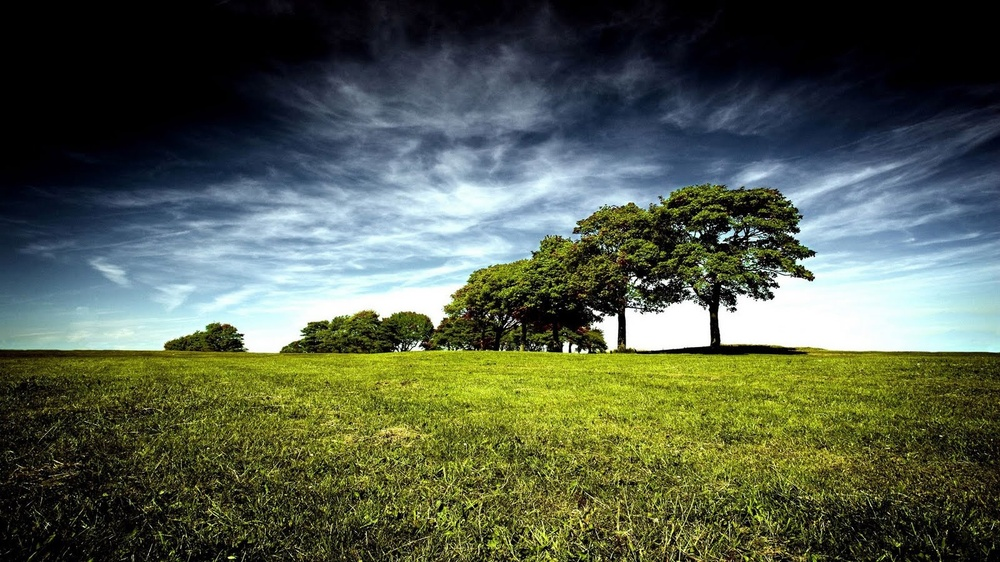
#> input picture image1.jpg, 1000 x 562 px, shrunk from 1600 x 900 before the run
$ python pca.py
#> lines starting #> are read from the running program, lines starting #| are printed output that depends on the picture
from sklearn.decomposition import PCA
import cv2

# give absolute path for image input
input = cv2.imread("image1.jpg")
#> input is the input picture: shape (562, 1000, 3); mean B, G, R 75.8, 93.3, 83.6

output = "compressedImages/"

for i in (5, 25, 50):
    pca = PCA(n_components=i)
    shape = input.shape
    reshaped_image = input.reshape(shape[0], shape[1]*shape[2])

    reduced_image = pca.fit_transform(reshaped_image)
    reconstructed_image = pca.inverse_transform(reduced_image)

    cv2.imwrite(output+"image"+str(i)+".jpg", reconstructed_image.reshape(shape))
#> this loop made 3 passes
#> pass 1, `reshaped_image = input.reshape(shape[0], shape[1]*shape[2])`:
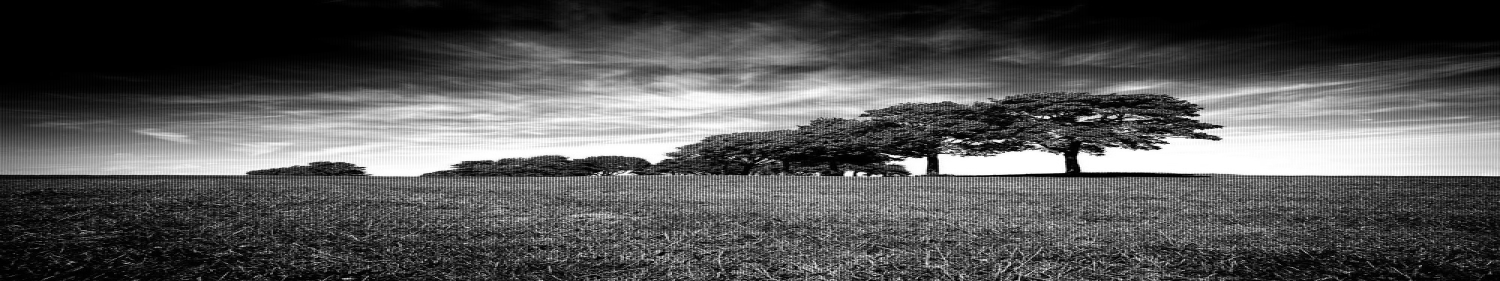
#> reshaped_image: shape (562, 3000) (shown at 1/2 size); min 0, max 255, mean 84.2
#> pass 1, `reconstructed_image = pca.inverse_transform(reduced_image)`:
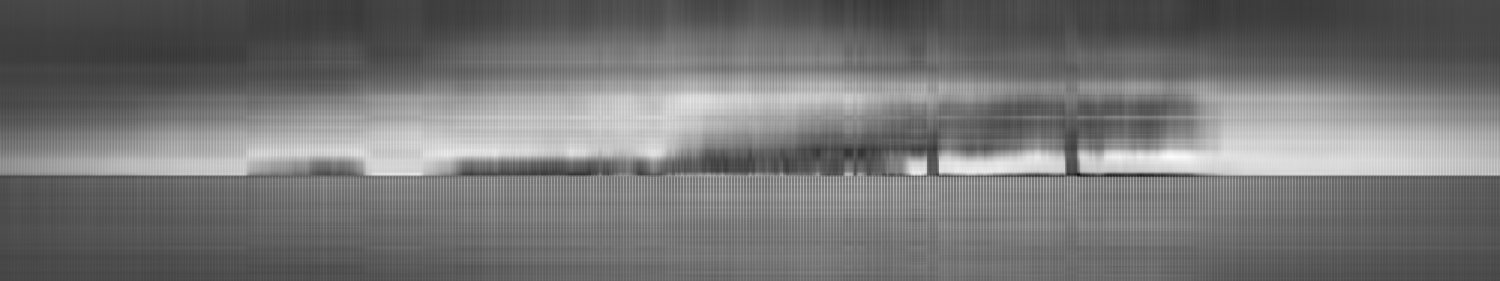
#> reconstructed_image: shape (562, 3000) float64 (shown at 1/2 size); min -112.9, max 319.6, mean 84.2; drawn with min black and max white
#> pass 1, `cv2.imwrite(output+"image"+str(i)+".jpg", reconstructed_image.reshape(..`:
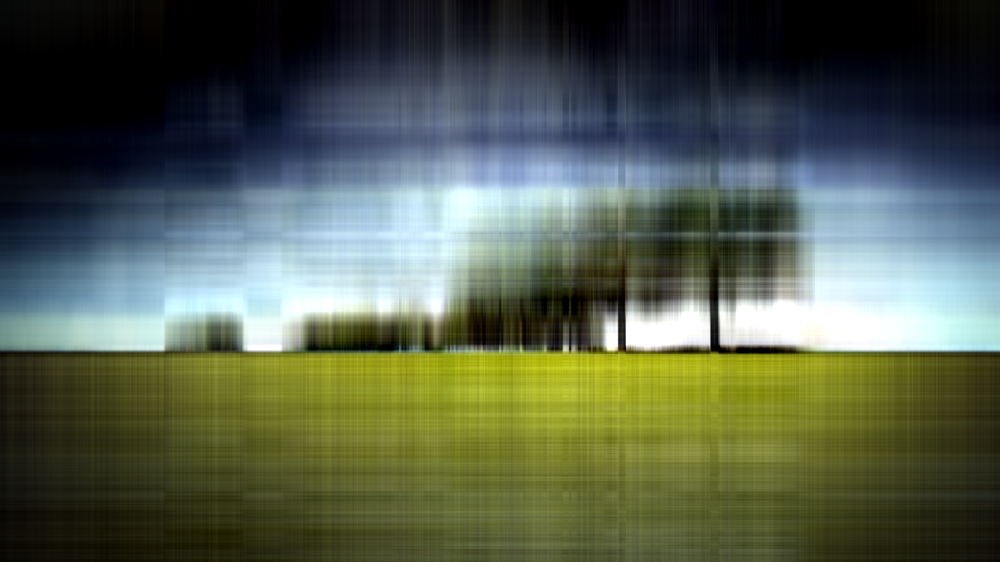
#> saved as image5.jpg: shape (562, 1000, 3); mean B, G, R 75.9, 93.5, 83.9
#> pass 2, `reduced_image = pca.fit_transform(reshaped_image)`:
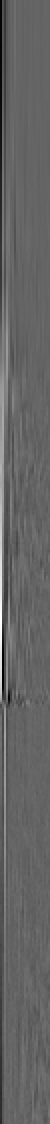
#> reduced_image: shape (562, 25) float64 (shown 2 times larger); min -4300.2, max 6583.9, mean 0; drawn with min black and max white
#> after the loop:
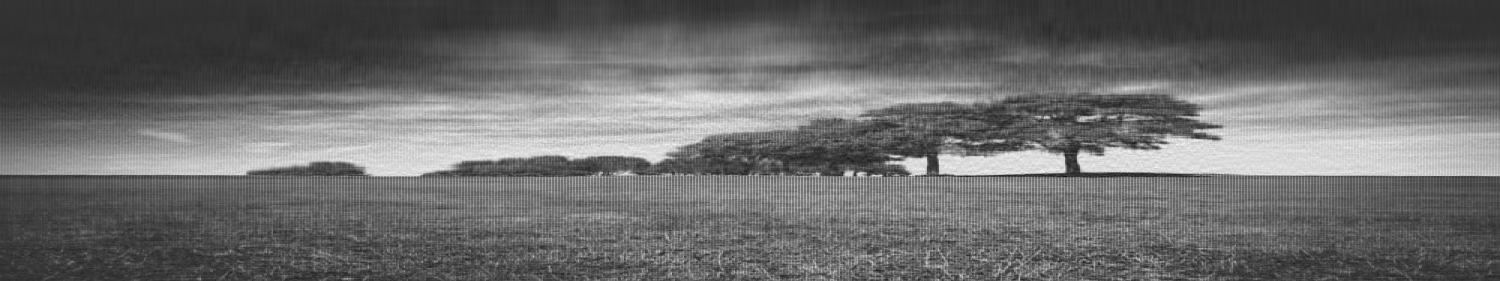
#> reconstructed_image: shape (562, 3000) float64 (shown at 1/2 size); min -74.59, max 306.4, mean 84.2; drawn with min black and max white
#> after the loop:
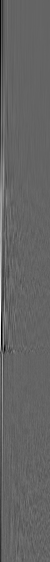
#> reduced_image: shape (562, 50) float64; min -4300.2, max 6583.9, mean 0; drawn with min black and max white

$ run again, with image2.jpg copied over image1.jpg
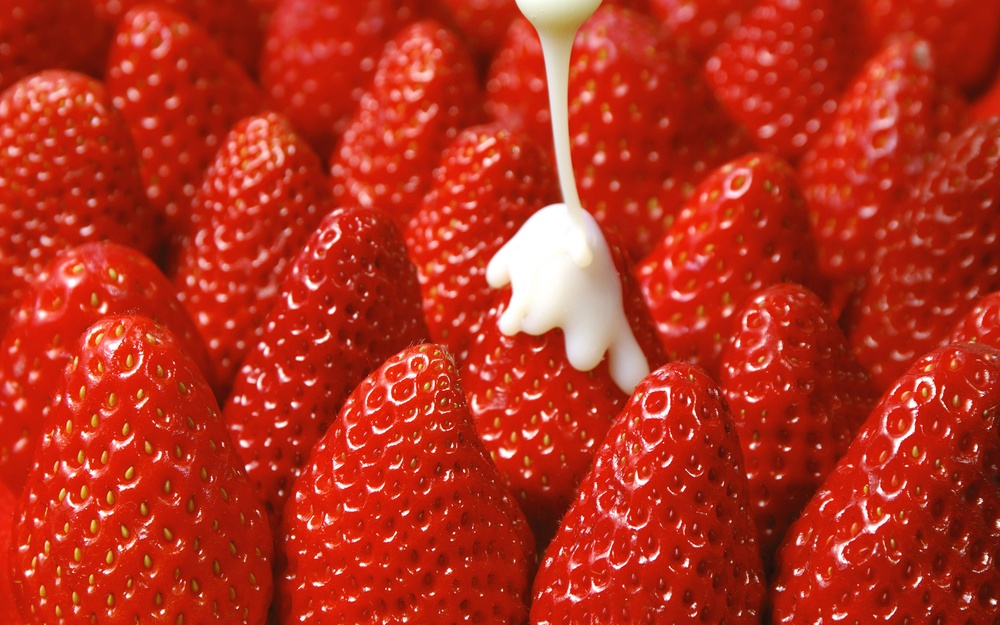
#> input picture image2.jpg, 1000 x 625 px, shrunk from 1920 x 1200 before the run
#> input is the input picture: shape (625, 1000, 3); mean B, G, R 29.5, 47.8, 183.1
#> after the loop `for i in (5, 25, 50):`:
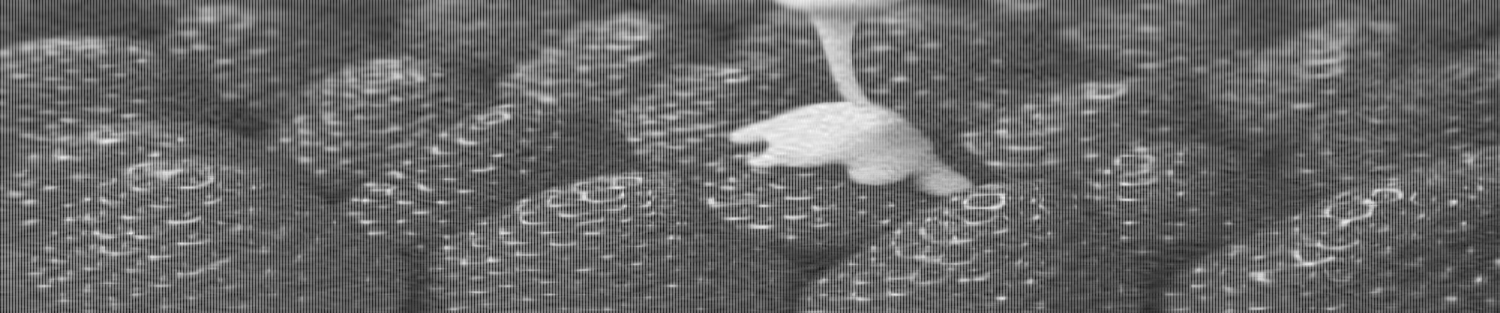
#> reconstructed_image: shape (625, 3000) float64 (shown at 1/2 size); min -56.37, max 294.9, mean 86.8; drawn with min black and max white
#> after the loop `for i in (5, 25, 50):`:
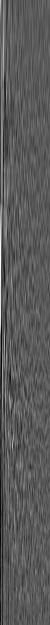
#> reduced_image: shape (625, 50) float64; min -1389.3, max 2521.7, mean 0; drawn with min black and max white

$ run again, with image3.jpg copied over image1.jpg
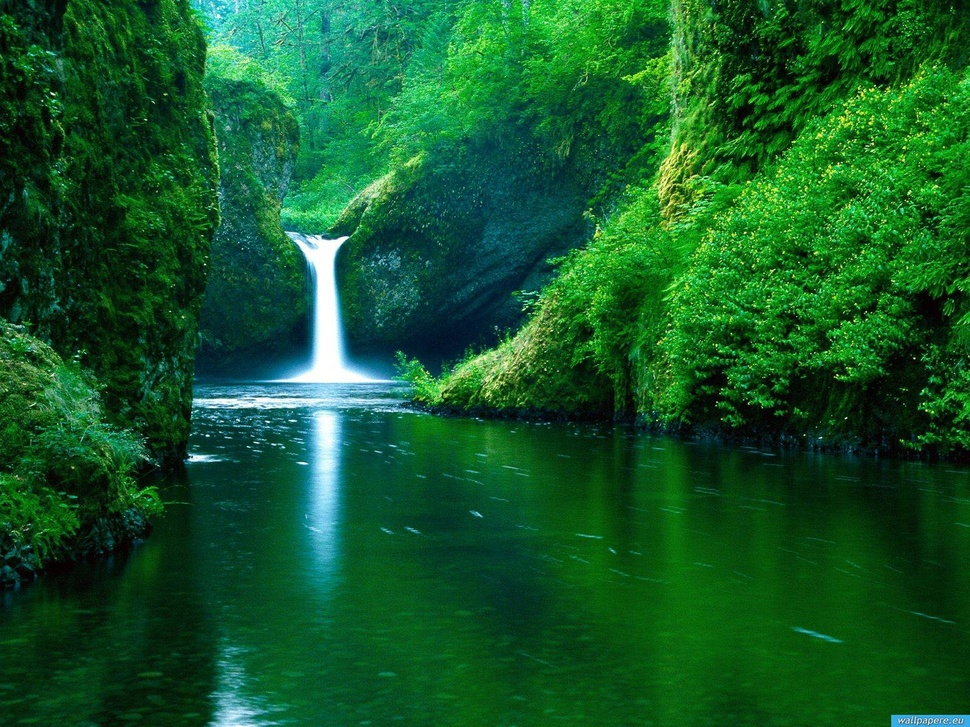
#> input picture image3.jpg, 970 x 727 px, shrunk from 1600 x 1200 before the run
#> input is the input picture: shape (727, 970, 3); mean B, G, R 40.3, 88, 19.6
#> after the loop `for i in (5, 25, 50):`:
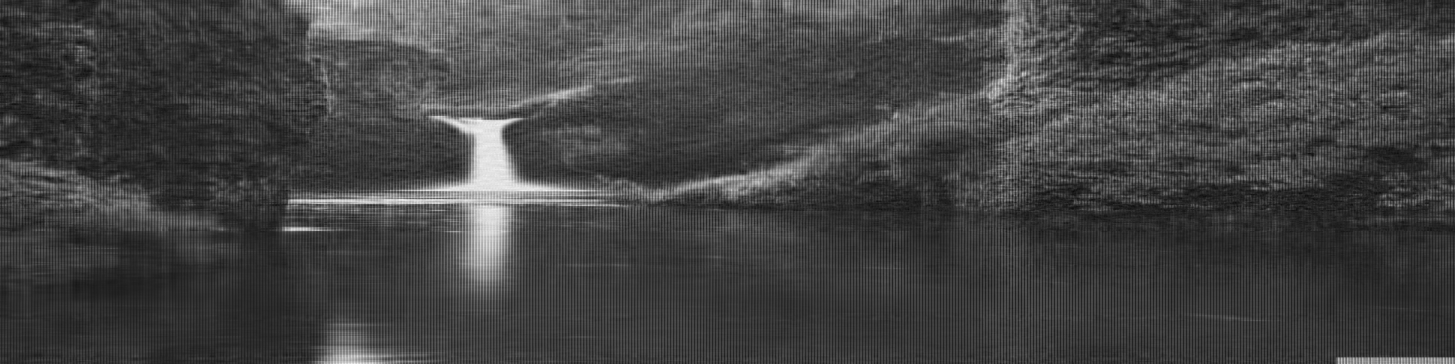
#> reconstructed_image: shape (727, 2910) float64 (shown at 1/2 size); min -37.26, max 290.4, mean 49.3; drawn with min black and max white
#> after the loop `for i in (5, 25, 50):`:
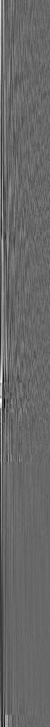
#> reduced_image: shape (727, 50) float64; min -1767.2, max 2546.1, mean 0; drawn with min black and max white
